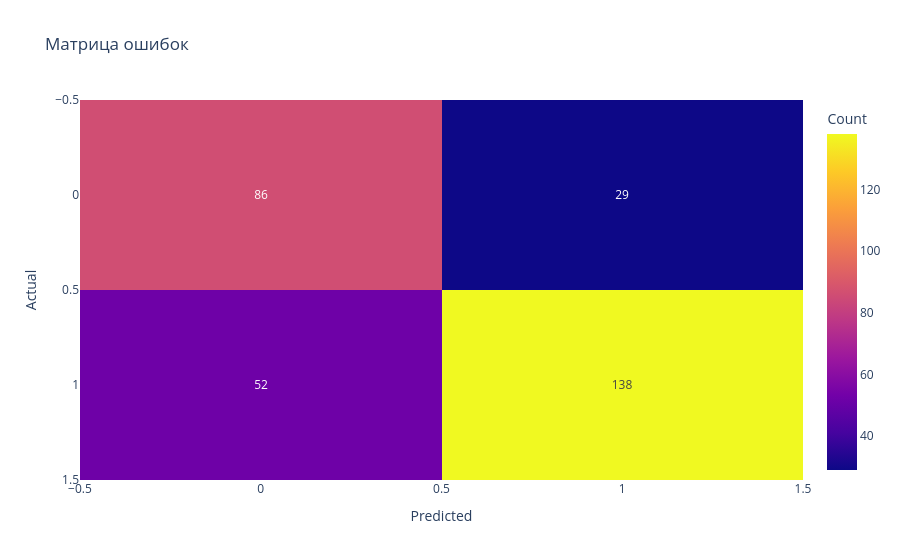

The notebook cell this image was saved under:
### Code cell
# Матрица ошибок
cm = confusion_matrix(y_test, y_pred)
fig_cm = px.imshow(cm, text_auto=True, aspect='auto',
                   labels=dict(x='Predicted', y='Actual', color='Count'),
                   title='Матрица ошибок')
fig_cm.show()

### Figure 1 — Plotly figure (JSON) as saved in the notebook; plotly's stock layout.template omitted (floating-point values rounded to 4 significant figures)
{"data": [{"coloraxis": "coloraxis", "hovertemplate": "Predicted: %{x}<br>Actual: %{y}<br>Count: %{z}<extra></extra>", "name": "0", "texttemplate": "%{z}", "type": "heatmap", "xaxis": "x", "yaxis": "y", "z": [[86, 29], [52, 138]]}], "layout": {"coloraxis": {"colorbar": {"title": {"text": "Count"}}, "colorscale": [[0, "#0d0887"], [0.1111, "#46039f"], [0.2222, "#7201a8"], [0.3333, "#9c179e"], [0.4444, "#bd3786"], [0.5556, "#d8576b"], [0.6667, "#ed7953"], [0.7778, "#fb9f3a"], [0.8889, "#fdca26"], [1, "#f0f921"]]}, "title": {"text": "Матрица ошибок"}, "xaxis": {"anchor": "y", "domain": [0, 1], "title": {"text": "Predicted"}}, "yaxis": {"anchor": "x", "autorange": "reversed", "domain": [0, 1], "title": {"text": "Actual"}}}}
